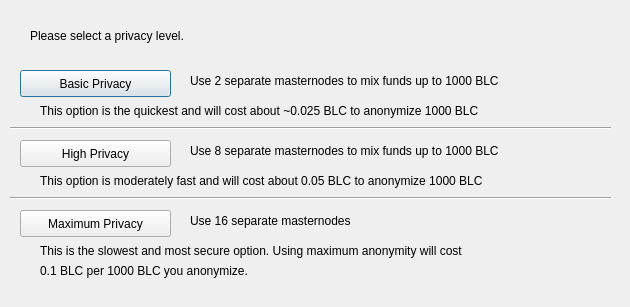
<?xml version="1.0" encoding="UTF-8"?>
<ui version="4.0">
 <class>DarksendConfig</class>
 <widget class="QDialog" name="DarksendConfig">
  <property name="geometry">
   <rect>
    <x>0</x>
    <y>0</y>
    <width>630</width>
    <height>307</height>
   </rect>
  </property>
  <property name="windowTitle">
   <string>Configure PrivateSend</string>
  </property>
  <widget class="QPushButton" name="buttonBasic">
   <property name="geometry">
    <rect>
     <x>20</x>
     <y>70</y>
     <width>151</width>
     <height>27</height>
    </rect>
   </property>
   <property name="text">
    <string>Basic Privacy</string>
   </property>
  </widget>
  <widget class="QPushButton" name="buttonHigh">
   <property name="geometry">
    <rect>
     <x>20</x>
     <y>140</y>
     <width>151</width>
     <height>27</height>
    </rect>
   </property>
   <property name="text">
    <string>High Privacy</string>
   </property>
  </widget>
  <widget class="QPushButton" name="buttonMax">
   <property name="geometry">
    <rect>
     <x>20</x>
     <y>210</y>
     <width>151</width>
     <height>27</height>
    </rect>
   </property>
   <property name="text">
    <string>Maximum Privacy</string>
   </property>
  </widget>
  <widget class="QLabel" name="label">
   <property name="geometry">
    <rect>
     <x>30</x>
     <y>20</y>
     <width>571</width>
     <height>31</height>
    </rect>
   </property>
   <property name="text">
    <string>Please select a privacy level.</string>
   </property>
  </widget>
  <widget class="QLabel" name="label_2">
   <property name="geometry">
    <rect>
     <x>190</x>
     <y>70</y>
     <width>421</width>
     <height>21</height>
    </rect>
   </property>
   <property name="text">
    <string>Use 2 separate masternodes to mix funds up to 1000 BLC</string>
   </property>
  </widget>
  <widget class="QLabel" name="label_3">
   <property name="geometry">
    <rect>
     <x>190</x>
     <y>140</y>
     <width>411</width>
     <height>21</height>
    </rect>
   </property>
   <property name="text">
    <string>Use 8 separate masternodes to mix funds up to 1000 BLC</string>
   </property>
  </widget>
  <widget class="QLabel" name="label_4">
   <property name="geometry">
    <rect>
     <x>190</x>
     <y>210</y>
     <width>421</width>
     <height>21</height>
    </rect>
   </property>
   <property name="text">
    <string>Use 16 separate masternodes</string>
   </property>
  </widget>
  <widget class="QLabel" name="label_6">
   <property name="geometry">
    <rect>
     <x>40</x>
     <y>100</y>
     <width>561</width>
     <height>21</height>
    </rect>
   </property>
   <property name="text">
    <string>This option is the quickest and will cost about ~0.025 BLC to anonymize 1000 BLC</string>
   </property>
  </widget>
  <widget class="QLabel" name="label_7">
   <property name="geometry">
    <rect>
     <x>40</x>
     <y>170</y>
     <width>561</width>
     <height>21</height>
    </rect>
   </property>
   <property name="text">
    <string>This option is moderately fast and will cost about 0.05 BLC to anonymize 1000 BLC</string>
   </property>
  </widget>
  <widget class="QLabel" name="label_8">
   <property name="geometry">
    <rect>
     <x>40</x>
     <y>240</y>
     <width>561</width>
     <height>21</height>
    </rect>
   </property>
   <property name="text">
    <string>This is the slowest and most secure option. Using maximum anonymity will cost</string>
   </property>
  </widget>
  <widget class="QLabel" name="label_9">
   <property name="geometry">
    <rect>
     <x>40</x>
     <y>260</y>
     <width>561</width>
     <height>21</height>
    </rect>
   </property>
   <property name="text">
    <string>0.1 BLC per 1000 BLC you anonymize.</string>
   </property>
  </widget>
  <widget class="Line" name="line">
   <property name="geometry">
    <rect>
     <x>10</x>
     <y>120</y>
     <width>601</width>
     <height>16</height>
    </rect>
   </property>
   <property name="orientation">
    <enum>Qt::Horizontal</enum>
   </property>
  </widget>
  <widget class="Line" name="line_2">
   <property name="geometry">
    <rect>
     <x>10</x>
     <y>190</y>
     <width>601</width>
     <height>16</height>
    </rect>
   </property>
   <property name="orientation">
    <enum>Qt::Horizontal</enum>
   </property>
  </widget>
 </widget>
 <resources/>
 <connections/>
</ui>
